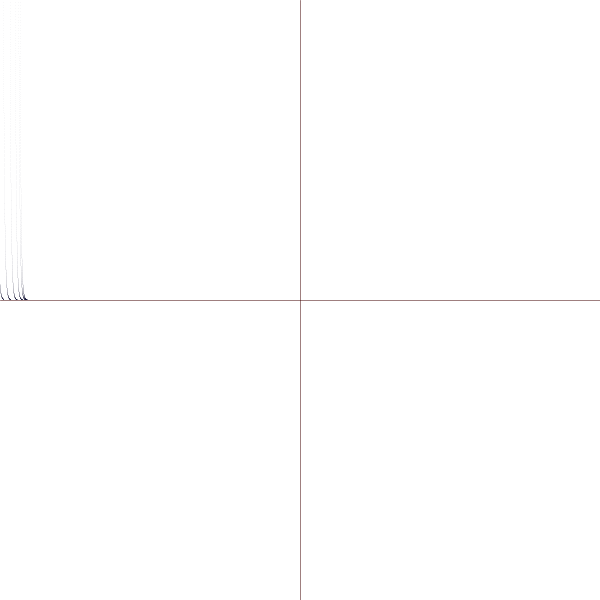
Frame 1 (no input)
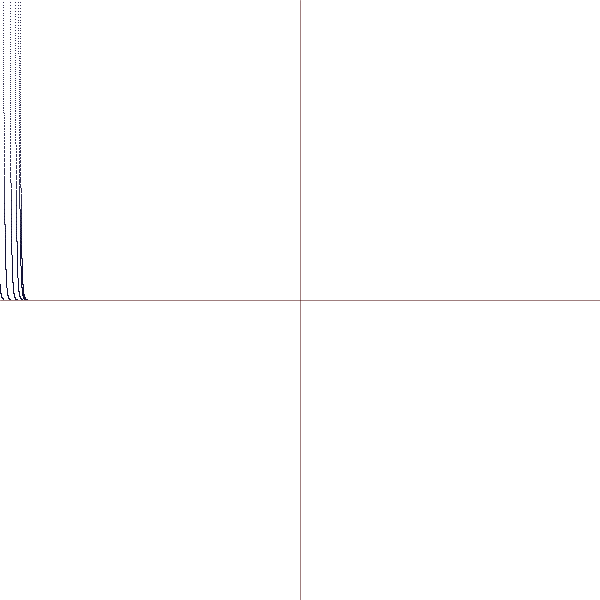
Frame 60 (the mouse pressed at the canvas centre just before this capture)
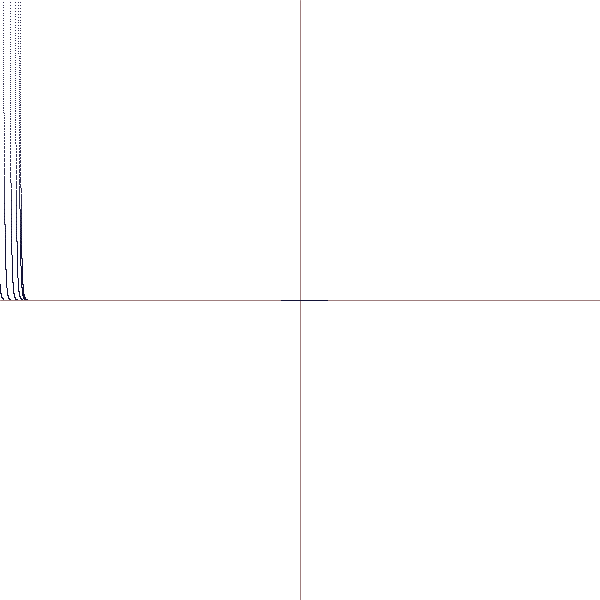
Frame 120 (the mouse held since frame 60 and released just before this capture)

The Processing sketch that drew these frames (run headless with seeded random() and noise(); from frame 60 on, the mouse is pressed at the canvas centre):

// Processing sketch: math_ode_00
// ── math_ode_00.pde
boolean xvary=true;
boolean yvary=true;
float mapx=0.0;
float mapy=0.0;

void setup() {
  size(600, 600);
  resetgraph();
}

void resetgraph() {
  background(255);
  stroke(64, 0, 0, 128);
  drawaxes();
  stroke(0, 0, 48, 10);
}

void drawaxes() {
  line(width/2, 0, width/2, height);
  line(0, height/2, width, height/2);
}

/*
 *** example differential equations ***
 y' = x^2
 y' = sin 3x
 y'' = x^-4
 y' = xe^-x^2
 y' = cos x
 y' = ky
 y' = -y/x
 */

void graph(float xinit, float yinit) {
  float x=xinit;
  float y=yinit;
  float dy=1.0;
  float d2y;
  float dx=0.01;
  for (int i=0; i<720; i++) {
    if (i>0) {
      point(width/2+x, height/2-y);
    }
    // frame o.d.e.
    d2y=0*dx*dx;
    dy=( -y * sin(radians(x)) )*dx;
    y+=dy;
    x+=dx;
  }
}

void draw() {
  float xk=1.0;
  float yk=1.0;
  if (xvary) {
    mapx=map(mouseX, 0, width, -xk*width/2, xk*width/2);
  }
  if (yvary) {
    mapy=map(mouseY, 0, height, yk*height/2, -yk*height/2);
  }
  float r=20.0;
  for(int i=0;i<180;i+=20){
    graph(mapx+r*cos(radians(i)), mapy);
  }
}

void keyPressed() {
  if (key=='c') {
    resetgraph();
  } else if (key=='x') {
    xvary=!xvary;
  } else if (key=='y') {
    yvary=!yvary;
  }
}
